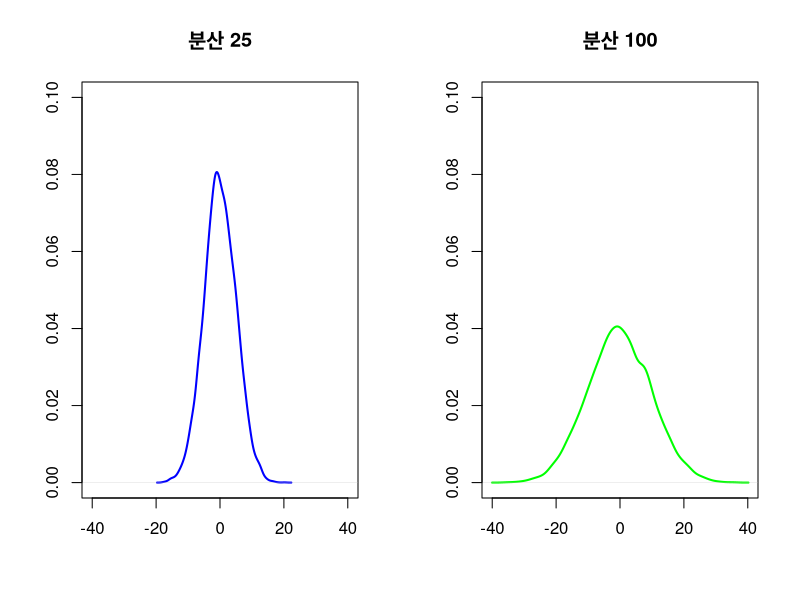

Recreate this plot in R.
## ---- chunk 1
set.seed(99)
data1 <- rnorm(10000, mean = 0, sd = 5)
data2 <- rnorm(10000, mean = 0, sd = 10)

par(mfrow = c(1, 2))
plot(density(data1), main = "분산 25", xlab = "", ylab = "", col = "blue", lwd = 2, xlim=c(-40,40), ylim = c(0,0.1))
plot(density(data2), main = "분산 100", xlab = "", ylab = "", col = "green", lwd = 2, xlim=c(-40,40), ylim = c(0,0.1))

## ---- chunk 2
data = c(2,4,5,8, 11)
data
## ---- chunk 3
mean(data)
## ---- chunk 4
var_data = sum((data-6)**2)/5
var_data
## ---- chunk 5
sqrt(var_data)
